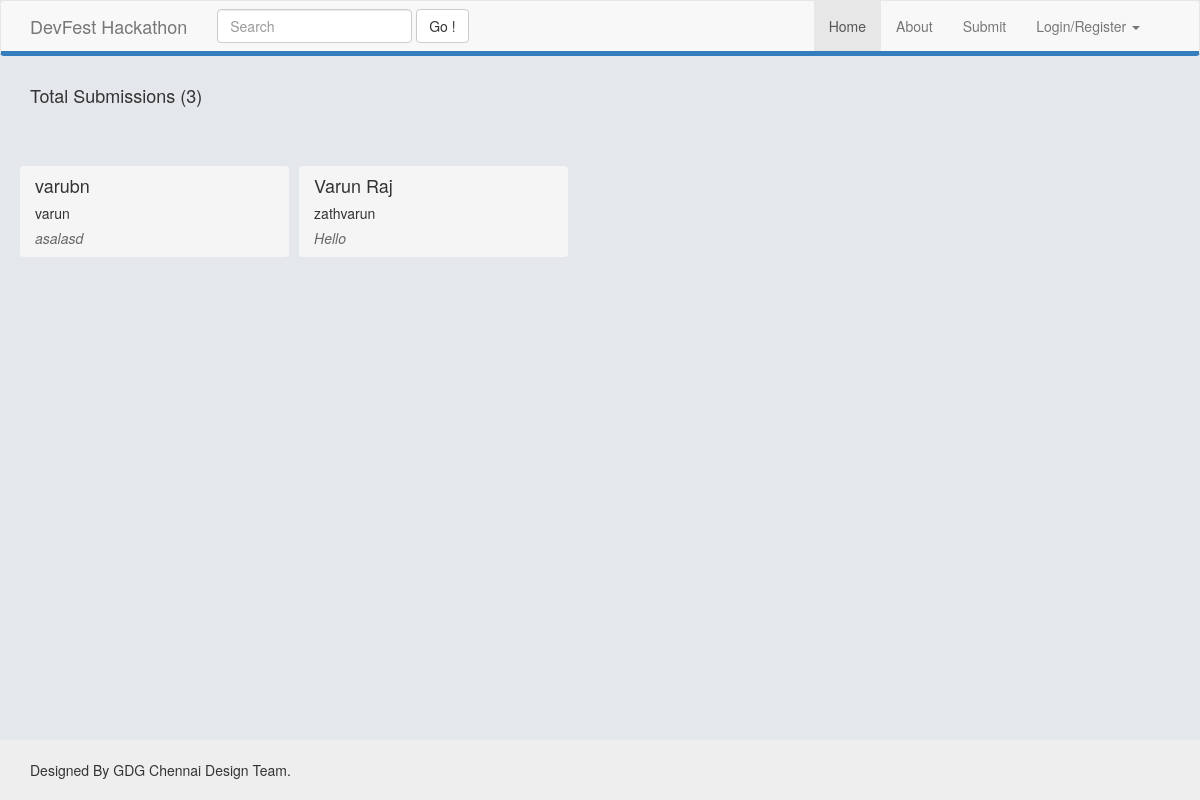
Page /members.php on the earlier database version.
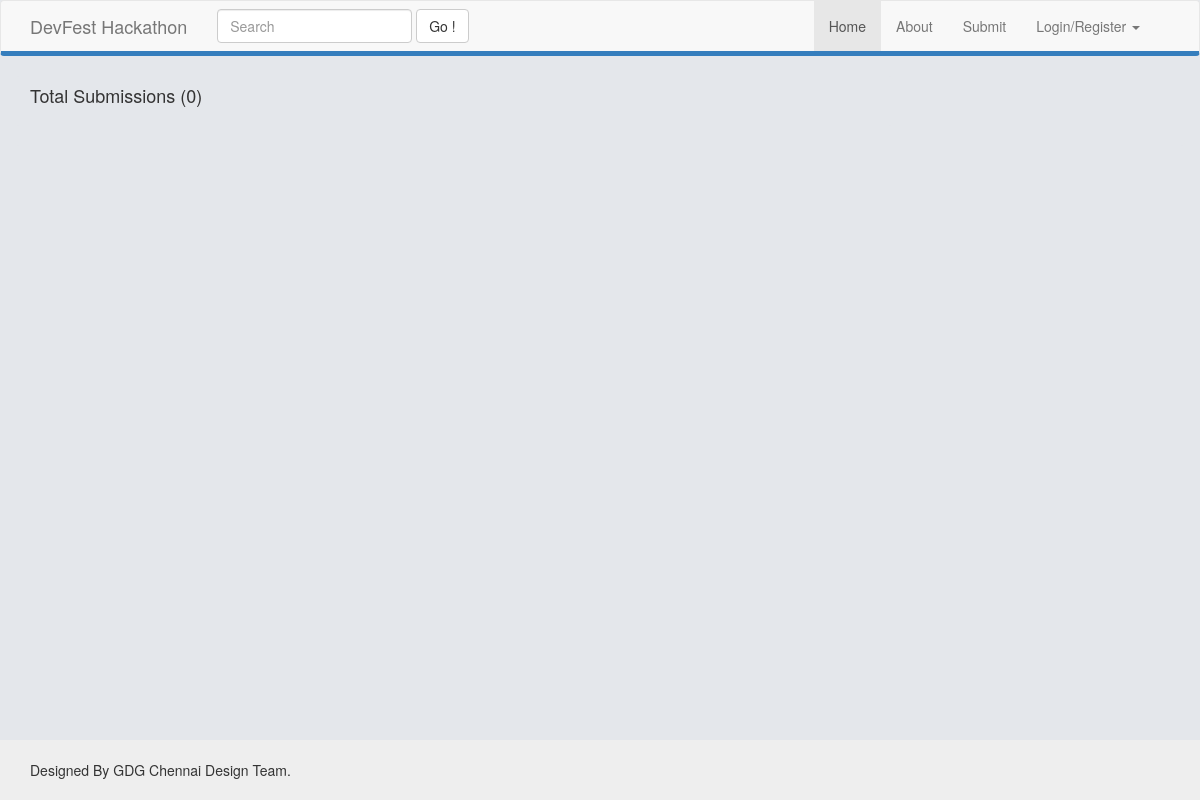
Same page on the later database version.
### tables this page shows
CREATE TABLE IF NOT EXISTS `user_login` (
  `username` varchar(32) NOT NULL,
  `password` varchar(32) NOT NULL,
  `name` varchar(32) NOT NULL,
  `email` varchar(32) NOT NULL,
  PRIMARY KEY (`username`)
);

### members.php (the view, shortened to what this page needs)
<?php
	 $sql = "SELECT * FROM projects";
   $result = mysql_query($sql);
   $i=0;
      while ( $db_field = mysql_fetch_assoc($result) ) {
$i=$i+1;
	  }
?>
<html>
<link href="content/css/bootstrap.css" rel="stylesheet" type="text/css" />
<link href="content/css/style.css" rel="stylesheet" type="text/css" />
<body>
<div id="wrap">
<div class="navbar navbar-default ">
      <div class="container">
        <div class="navbar-header">
          <a class="navbar-brand" href="index.php">DevFest Hackathon</a>
        </div>
  <form class="navbar-form navbar-left" role="search" action="search.php" method="get">
      <div class="form-group">
        <input type="text" class="form-control" name="name" placeholder="Search">
      </div>
      <button type="submit" class="btn btn-default">Go !</button>
    </form>
    <div class="navbar-collapse collapse pull-right">
          <ul class="nav navbar-nav">
            <li class="active"><a href="index.php">Home</a></li>
            <li><a href="about.php">About</a></li>
            <li><a href="submit.php">Submit</a></li>
            <li class="dropdown">
              <?php
			  if(isset($_SESSION['login'])!=1){
				  echo '
				   <a href="#" class="dropdown-toggle" data-toggle="dropdown">Login/Register <b class="caret"></b></a>
              <ul class="dropdown-menu"><li><a href="login.php">Login</a></li>
                <li><a href="register.php">Register</a></li>';
			  }
			  else{
				   echo"<a href='#' class='dropdown-toggle' data-toggle='dropdown'>{$_SESSION['member_name']} <b class='caret'></b></a>
              <ul class='dropdown-menu'> <li><a href='profile.php'>Profile</a></li><li><a href='logout.php'>Logout</a></li>";
				  }
			  ?>
              </ul>
            </li>
          </ul>
        </div>
      </div>
    </div>
    <div class="container">
    <div class="well row ribbon">
    <div class=" pull-left ribbon  col-lg-9 well">
   <h4>Total Submissions (<?php echo $i ?>)</h4>
    </div>
    <div class="col-lg-3 pull-right ribbon">
    </div>
    </div>
   <?php
   $sql = "SELECT * FROM user_login";
   $result = mysql_query($sql);
   echo "<div class='row'>";
   while ( $db_field = mysql_fetch_assoc($result) ) {
	echo "<div class='well col-lg-3 module_user'>
	<h4>
	{$db_field['name']}
	</h4>
	<h5>{$db_field['username']}</h5>
	<h5><i>{$db_field['email']}</i></h5>
	</div>";
}
   echo "</div>";
   ?>
    </div>
    </div>
<div id="footer">
      <div class="container">
        <p class="footer_text">Designed By GDG Chennai Design Team. </p>
      </div>
    </div>
</body>
</html>

### content/css/style.css (style rules this page uses)
.ribbon { min-height:50px; background:#e4e7eb; line-height:50px; vertical-align:middle; }
html, body { height: 100%; background-color:#e4e7eb; }
#wrap { min-height: 100%; height: auto !important; height: 100%; margin: 0 auto -60px; }
#push, #footer { height: 60px; z-index:0; }
#footer { background-color: #eee; }
.footer_text { margin: 20px 0; color:#333; z-index:0; }
.module_user { max-height:150px; min-height:50px; margin-left:5px; margin-right:5px; }
i { color:#666; }

Differences in the rows shown:
removed user_login: name "varubn", username "varun", email "asalasd"
removed user_login: name "Varun Raj", username "zathvarun", email "Hello"
Other differences:
$i: "3" → "0"
